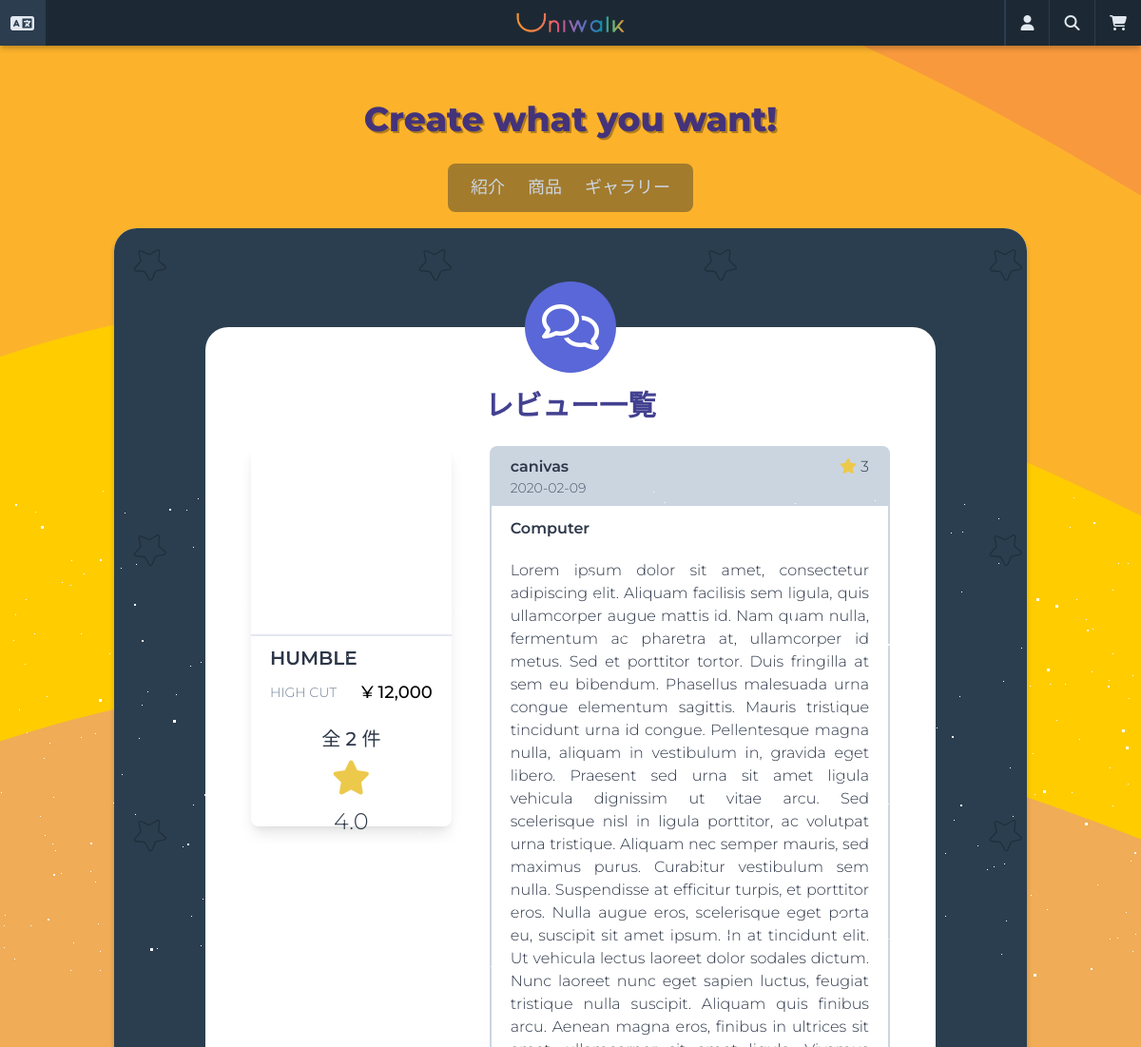
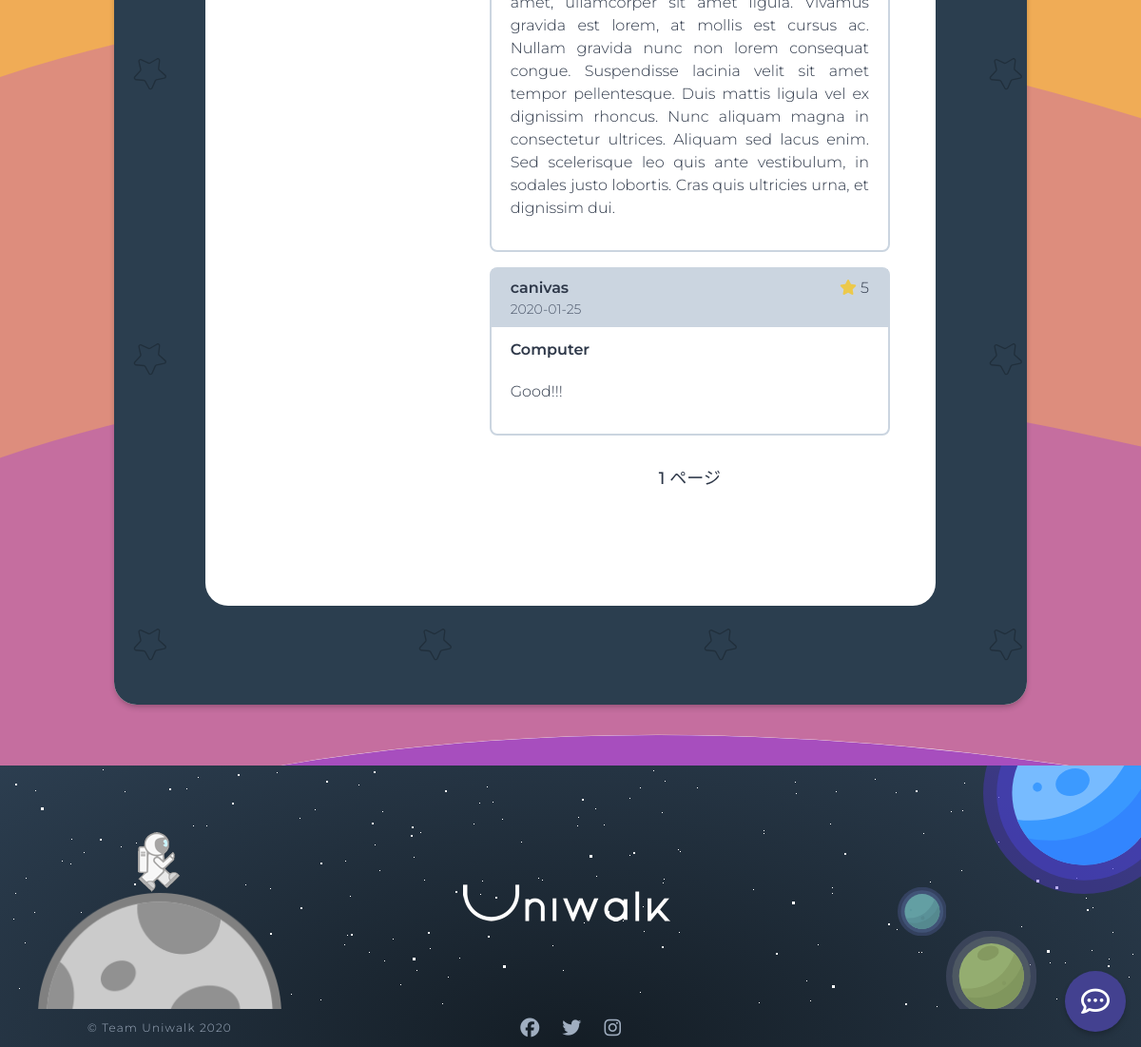
The page /reviews/list/product-10/ on the database its author committed (2 pictures, top to bottom).
### products/models.py (models this page shows, shortened)
class Product(core_models.TimeStampedModel):
    name = models.CharField(_("商品名"), max_length=50)
    category = models.ForeignKey(
        "Category",
        verbose_name=_("商品カテゴリー"),
        related_name="product",
        on_delete=models.CASCADE,
    )
    price = models.DecimalField(_("価格"), decimal_places=0, max_digits=6)
    description = models.TextField(_("詳細説明"))
    is_active = models.BooleanField(_("販売中"), null=False, default=True)
    product_number = models.CharField(
        _("番号"), max_length=40, default=create_product_code, blank=True, null=True
    )
    product_code = models.CharField(_("商品番号"), max_length=40, blank=True, null=True)
    def total_rating(self):
        all_reviews = self.reviews.all()
        all_ratings = 0
        if len(all_reviews) > 0:
            for review in all_reviews:
                all_ratings += review.rate
            return round(all_ratings / len(all_reviews), 2)
        return 0
    total_rating.short_description = _("評点")
    @property
    def first_image(self):
        try:
            (image,) = self.images.all()[:1]
            return image.image.url
        except ValueError:
            return None
    class Meta:
        ordering = ("-created",)
        verbose_name = _("商品")
        verbose_name_plural = _("商品")

class Image(core_models.TimeStampedModel):
    image = models.ImageField(_("イメージ"), upload_to="product_images")
    product = models.ForeignKey(
        "Product", verbose_name=_("商品"), related_name="images", on_delete=models.CASCADE
    )
    class Meta:
        verbose_name = _("商品イメージ")
        verbose_name_plural = _("商品イメージ")

class Category(core_models.TimeStampedModel):
    product_type = models.CharField(_("商品タイプ名"), max_length=20)
    type_code = models.CharField(_("タイプコード"), max_length=2)
    class Meta:
        verbose_name = _("カテゴリー")
        verbose_name_plural = _("カテゴリー")
    def __str__(self):
        return self.product_type

### reviews/models.py (models this page shows, shortened)
class Review(core_models.TimeStampedModel):
    product = models.ForeignKey(
        "products.Product",
        verbose_name=_("商品"),
        related_name="reviews",
        on_delete=models.CASCADE,
    )
    user = models.ForeignKey(
        "users.User", verbose_name=_("ユーザー"), on_delete=models.CASCADE
    )
    title = models.CharField(_("タイトル"), max_length=50)
    text = models.TextField(_("本文"))
    rate = models.PositiveIntegerField(
        _("評点"), default=0, validators=[MaxValueValidator(5)]
    )
    class Meta:
        verbose_name = _("レビュー")
        verbose_name_plural = _("レビュー")

### users/models.py (models this page shows, shortened)
class User(AbstractUser):
    GENDER_MALE = "M"
    GENDER_FEMALE = "F"
    GENDER_OTHER = "O"
    GENDER_CHOICES = (
        ("", _("--性別--")),
        (GENDER_MALE, _("男性")),
        (GENDER_FEMALE, _("女性")),
        (GENDER_OTHER, _("その他")),
    )
    PREF_CHOICES = JP_PREFECTURES
    username = None
    email = models.EmailField(_("メールアドレス"), unique=True)
    first_name_kana = models.CharField(_("名(カナ)"), blank=True, max_length=30)
    last_name_kana = models.CharField(_("姓(カナ)"), blank=True, max_length=30)
    gender = models.CharField(
        _("性別"), blank=True, choices=GENDER_CHOICES, max_length=10
    )
    birthday = models.DateField(_("生年月日"), blank=True, null=True)
    phone_number = PhoneNumberField(_("電話番号"), blank=True, null=True)
    postal_code = JPPostalCodeModelField(_("郵便番号"), blank=True, null=True)
    prefecture = JPPrefectureField(_("都道府県"), blank=True, null=True)
    address_city = models.CharField(_("市区町村番地"), max_length=40, blank=True, null=True)
    address_detail = models.CharField(_("建物名・号室"), max_length=40, blank=True, null=True)
    stripe_customer_id = models.CharField(max_length=50, blank=True, null=True)
    member_number = models.CharField(
        max_length=40, default=create_member_number, blank=True, null=True
    )
    member_code = models.CharField(_("会員番号"), max_length=40, blank=True, null=True)
    USERNAME_FIELD = "email"
    REQUIRED_FIELDS = []
    objects = CustomUserManager()
    def get_email_name(self):
        return self.email.split("@")[0]

### reviews/views.py (the view)
# urls.py: path("list/product-<int:pk>/", views.ReviewListView.as_view(), name="list"),
class ReviewListView(ListView):
    model = models.Review
    paginate_by = 5
    context_object_name = "reviews"
    template_name = "reviews/review-list.html"
    def get_queryset(self):
        return models.Review.objects.filter(product_id=self.kwargs.get("pk")).order_by(
            "-created"
        )
    def get_context_data(self, **kwargs):
        pk = self.kwargs.get("pk")
        context = super().get_context_data(**kwargs)
        product = product_models.Product.objects.all().filter(pk=pk)[0]
        context["product"] = product
        return context

### carts/context_processors.py (called while the page is built)
def counter(request):
    item_count = 0
    if "admin" in request.META["PATH_INFO"]:
        return {}
    else:
        try:
            cart = Cart.objects.get(session_key=_session_key(request))
            cart_items = CartItem.objects.all().filter(cart=cart, active=True)
            for cart_item in cart_items:
                item_count += cart_item.quantity
        except Cart.DoesNotExist:
            item_count = 0
    return dict(item_count=item_count)

### carts/views.py (called while the page is built)
def _session_key(request):
    cart = request.session.session_key
    if not cart:
        cart = request.session.create()
    return cart

### templates/reviews/review-list.html (shortened to what this page needs)
{% extends "base.html" %}
{% load i18n static humanize %}
{% block content %}
<div class="flex min-h-75vh rounded-xl py-16"
    style="background-image: url({% static 'images/pattern.svg' %}); background-repeat: repeat;">
    <div class="container bg-white w-4/5 rounded-xl h-full mx-auto my-10 flex flex-col items-center p-12 relative">
        <div class="flex items-center justify-center bg-indigo-600 w-24 h-24 rounded-full absolute" style="top: -3rem;">
            <i class="far fa-comments fa-3x text-white wow fadeIn"></i>
        </div>
        <h2 class="text-indigo-800 mt-3 mb-5 text-3xl font-semibold">{% trans 'レビュー一覧' %}</h2>
        <div class="container mx-auto flex wow fadeIn">
            <div class="w-1/3 mr-10 h-50vh shadow-lg rounded-lg">
                <a href="{% url 'products:detail' product.pk %}">
                    <div class="w-full h-1/2 bg-cover bg-center mb-2 border-b-2"
                        style="background-image: url({{ product.first_image }});">
                    </div>
                </a>
                <div class="flex justify-between mb-2 px-5 truncate">
                    <div class="w-full overflow-hidden">
                        <a href="{% url 'products:detail' product.pk %}" class="text-xl font-semibold">
                            {{ product.name }}
                        </a>
                    </div>
                </div>
                <div class="flex justify-between items-center mb-2 px-5 truncate">
                    <div class="w-4/5 overflow-hidden flex">
                        <span class="text-sm text-gray-600 block truncate">{{ product.category }}</span>
                    </div>
                    <span class="text-lg text-black font-medium">
                        &yen; {{ product.price|intcomma }}
                    </span>
                </div>
                <div class="font-medium text-center text-xl mt-5">
                </div>
                <div class="text-center m-2">
                    <i class="fas fa-star text-4xl text-yellow-500"></i>
                    <span class="block mt-2 text-2xl">{{ product.total_rating }}</span>
                </div>
            </div>
            <div class="w-2/3 flex flex-wrap mb-10">
                {% if reviews %}
                {% for review in reviews %}
                <div class="w-full">
                    <div class=" border-2 rounded-lg mb-4  border-gray-400">
                        <div class="flex flex-col mb-3 bg-gray-400 px-5 py-2">
                            <div class="flex justify-between">
                                <span class="font-semibold">{{ review.user.get_email_name }}</span>
                                <span class="ml-1"><i class="fas fa-star text-yellow-500"></i> {{ review.rate }}</span>
                            </div>
                            <span class="text-sm text-gray-700">{{ review.created|date:'Y-m-d' }}</span>
                        </div>
                        <p class="px-5 font-semibold">{{ review.title }}</p>
                        <p class="block text-justify px-5 pb-8 pt-5">{{ review.text }}</p>
                    </div>
                    <div>
                        {% endfor %}
                        <div class="flex items-center justify-center mx-auto container my-8">
                            <span class="mx-3 font-medium text-lg">
                            </span>
                        </div>
                        {% else %}
                        <p class="flex justify-center items-center font-semibold w-full h-50vh text-center text-2xl">
                            <i class="fas fa-grin-beam-sweat fa-2x text-purple-500"></i> <span
                                class="ml-5">{% trans 'レビューがまだ存在しません。' %}</span>
                        </p>
                        {% endif %}
                    </div>
                </div>
            </div>
        </div>
    </div>
</div>
{% endblock content %}

### rows shown on the page
Product: name "HUMBLE", category "HIGH CUT", price "12,000", total_rating "4.0"
Review: user.get_email_name "canivas", rate "3", created "2020-02-09", title "Computer", text "Lorem ipsum dolor sit amet, consectetur adipiscing elit. Aliquam facilisis sem ligula, quis ullamcorper augue mattis id. Nam quam nulla, fermentum ac pharetra at, ullamcorper id metus. Sed et porttitor tortor. Duis fringilla at sem eu bibendum. Phasellus malesuada urna congue elementum sagittis. Mauris tristique tincidunt urna id congue. Pellentesque magna nulla, aliquam in vestibulum in, gravida eget libero. Praesent sed urna sit amet ligula vehicula dignissim ut vitae arcu. Sed scelerisque nisl in ligula porttitor, ac volutpat urna tristique. Aliquam nec semper mauris, sed maximus purus. Curabitur vestibulum sem nulla. Suspendisse at efficitur turpis, et porttitor eros. Nulla augue eros,…"
Review: user.get_email_name "canivas", rate "5", created "2020-01-25", title "Computer", text "Good!!!"
